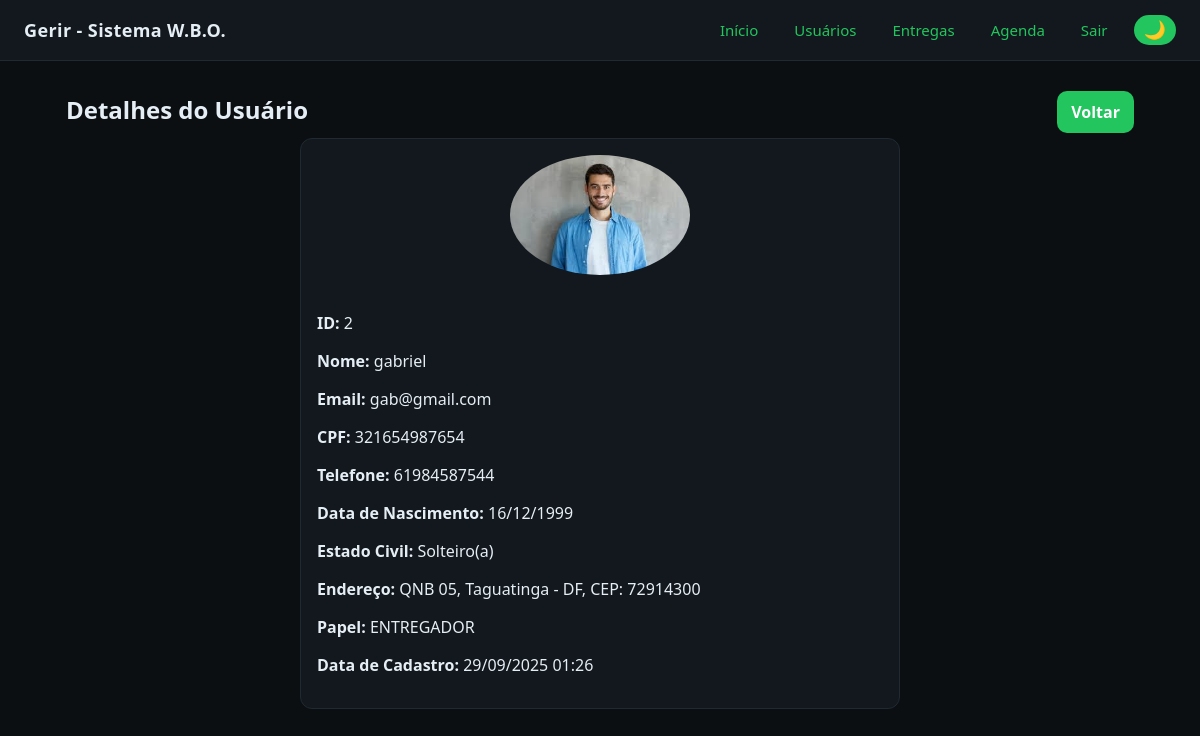
Screenshot of /users/2/view (signed in) with the database file from the repository.
### app.py (models this page shows, shortened)
class User(db.Model, UserMixin):
    __tablename__ = "users"
    id = db.Column(db.Integer, primary_key=True)
    foto = db.Column(db.String(255))
    nome = db.Column(db.String(120), nullable=False)
    cpf = db.Column(db.String(20), unique=True, nullable=False)
    telefone = db.Column(db.String(30))
    email = db.Column(db.String(120), unique=True, nullable=False)
    data_nascimento = db.Column(db.String(10))   # formato dd/mm/aaaa (simples)
    estado_civil = db.Column(db.String(30))
    estado = db.Column(db.String(2))
    cidade = db.Column(db.String(80))
    endereco = db.Column(db.String(160))
    cep = db.Column(db.String(20))
    role = db.Column(db.String(20), nullable=False, default="ENTREGADOR")  # 🔹 Mantém padrão entregador
    password_hash = db.Column(db.String(255), nullable=False)
    documentos = db.Column(db.Text)  # exemplo: "rg.pdf;cnp.pdf"
    criado_em = db.Column(db.DateTime, default=datetime.utcnow)  # 🔹 Novo campo: data de criação
    atualizado_em = db.Column(db.DateTime, default=datetime.utcnow, onupdate=datetime.utcnow)
    agendas = db.relationship(
        "Agenda", back_populates="entregador",
        cascade="all, delete-orphan"   # 🔹 Agora sincronizado com o modelo Agenda
    )

### app.py (the view)
@app.route("/users/<int:user_id>/view")
@login_required
def users_view(user_id):
    u = User.query.get_or_404(user_id)
    if not can_manage_user(u):
        abort(403)
    return render_template("user_view.html", user=u)

### app.py (called while the page is built)
@login_manager.user_loader
def load_user(user_id):
    return User.query.get(int(user_id))

def can_manage_user(target: User):
    if current_user.role == ROLE_ADMIN:
        return True
    if current_user.role == ROLE_OL:
        return target.role == ROLE_ENTREGADOR
    if current_user.role == ROLE_ENTREGADOR:
        return target.id == current_user.id
    return False

### templates/user_view.html
{% extends "base.html" %}
{% block content %}
<div class="flex-row">
  <h2>Detalhes do Usuário</h2>
  <a class="btn" href="{{ url_for('users_list') }}">Voltar</a>
</div>
<div class="card" style="max-width:600px;margin:auto;">
  {% if user.foto %}
    <div style="text-align:center;">
      <img src="{{ url_for('uploaded_file', filename=user.foto) }}"
           alt="Foto do usuário"
           style="max-width:180px;border-radius:50%;margin-bottom:16px;">
    </div>
  {% endif %}
  <p><b>ID:</b> {{ user.id }}</p>
  <p><b>Nome:</b> {{ user.nome }}</p>
  <p><b>Email:</b> {{ user.email }}</p>
  <p><b>CPF:</b> {{ user.cpf }}</p>
  <p><b>Telefone:</b> {{ user.telefone }}</p>
  <p><b>Data de Nascimento:</b> {{ user.data_nascimento }}</p>
  <p><b>Estado Civil:</b> {{ user.estado_civil }}</p>
  <p><b>Endereço:</b> {{ user.endereco }}, {{ user.cidade }} - {{ user.estado }}, CEP: {{ user.cep }}</p>
  <p><b>Papel:</b> {{ user.role }}</p>
  <p><b>Data de Cadastro:</b> {{ user.criado_em.strftime('%d/%m/%Y %H:%M') if user.criado_em else '-' }}</p>
</div>
{% endblock %}

### templates/base.html (shortened to what this page needs)
<!doctype html>
<html lang="pt-BR">
<head>
  <link rel="stylesheet" href="{{ url_for('static', filename='styles.css') }}">
</head>
<body>
<header class="topbar">
  <div class="brand">Gerir - Sistema W.B.O.</div>
  <nav>
    {% if current_user.is_authenticated %}
      <a href="{{ url_for('home') }}">Início</a>
      <a href="{{ url_for('users_list') }}">Usuários</a>
      <a href="{{ url_for('entregas_list') }}">Entregas</a>
      <a href="{{ url_for('agenda_list') }}">Agenda</a>
      <a href="{{ url_for('logout') }}">Sair</a>
    {% endif %}
    <button id="themeToggle" class="btn" type="button">🌙</button>
  </nav>
</header>
<main class="container">
  {% block content %}{% endblock %}
</main>
</body>
</html>

### static/styles.css (style rules this page uses)
:root { --bg:#0b0f12; --card:#12181d; --text:#e6eef5; --muted:#a7b3be; --brand:#22c55e; --danger:#ef4444; --warn:#f59e0b; }
* { box-sizing:border-box }
body { margin:0; font-family:system-ui,-apple-system,Segoe UI,Roboto,Ubuntu,Arial,sans-serif; background:var(--bg); color:var(--text) }
a { color:var(--brand);text-decoration:none }
.container { max-width:1100px;margin:24px auto;padding:0 16px }
.topbar { display: flex; justify-content: space-between; align-items: center; padding: 14px 24px; background: var(--card); border-bottom: 1px solid #1f2a33; position: sticky; top: 0; z-index: 100; }
.topbar .brand { font-weight: 700; letter-spacing: .4px; font-size: 18px; color: var(--text); white-space: nowrap; }
.topbar nav { display: flex; align-items: center; gap: 18px; flex-wrap: wrap; }
.topbar nav a { padding: 6px 12px; border-radius: 6px; transition: background 0.2s, color 0.2s; font-size: 15px; font-weight: 500; }
.topbar nav button { font-size: 18px; padding: 6px 10px; border-radius: 30px; line-height: 1; background: var(--brand); color: #fff; transition: transform 0.2s, filter 0.2s; }
.card { background:var(--card);border:1px solid #1f2a33;border-radius:12px;padding:16px;margin:12px 0 }
.flex-row { display:flex;justify-content:space-between;align-items:center }
.btn, button { background:var(--brand);color:#fff;border:none;padding:10px 14px;border-radius:10px;cursor:pointer;font-weight:600 }
h2,h3,h4 { margin:8px 0 12px }
.topbar nav { display: flex; align-items: center; gap: 16px; }
.topbar nav a { padding: 6px 10px; border-radius: 6px; transition: background 0.2s; }

### rows the page displays
User: foto (picture), id "2", nome "gabriel", email "gab@gmail.com", cpf "321654987654", telefone "61984587544", data_nascimento "16/12/1999", estado_civil "Solteiro(a)", endereco "QNB 05", cidade "Taguatinga", estado "DF", cep "72914300", role "ENTREGADOR", criado_em "29/09/2025 01:26"
